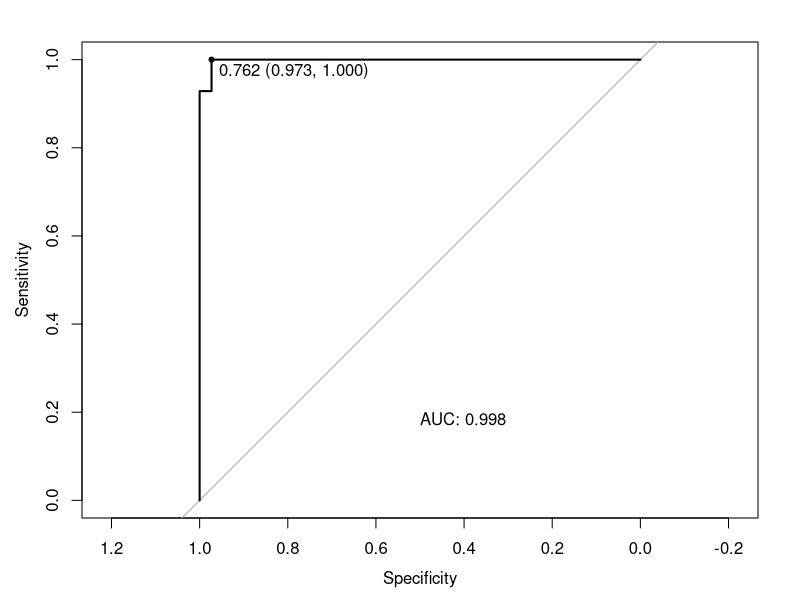

Here is the R script that generated this plot:
# TODO: remove this from here, it will be present earlier in the markdown
library(MASS)
library(caret)
noncat_dataset <- read.csv("DataAssign2.csv")
# TODO: exclude useless columns
cat_dataset <- dummyVars("~ . - V7 - V3 - V4", data=noncat_dataset)
dataset <- data.frame(predict(cat_dataset, noncat_dataset))

set.seed(965)
train_indices <- sample(1:nrow(dataset), nrow(dataset) * 0.75)
train_data_X <- dataset[train_indices, ]
test_data_X <- dataset[-train_indices, ]
train_data_Y <- noncat_dataset$V7[train_indices]
test_data_Y <- noncat_dataset$V7[-train_indices]


# fit an lda model imported from `MASS` on the training data we split earlier
lda.fit <- lda(train_data_Y ~ ., data=train_data_X)
print(lda.fit)

# we can now use the model to predict on our test data
lda.preds <- predict(lda.fit, test_data_X)

# let's create a confusion matrix to discuss our model's performance
lda.classes <- lda.preds$class

actual <- test_data_Y

confusion_matrix <- table(lda.classes, actual)
print(confusion_matrix)

true_negative <- confusion_matrix[1]
false_positive <- confusion_matrix[2]
false_negative <- confusion_matrix[3]
true_positive <- confusion_matrix[4]

accuracy <- (true_positive + true_negative) / (sum(confusion_matrix))
accuracy

precision <- true_positive / (true_positive + false_positive)
precision

recall <- true_positive / (true_positive + false_negative)
recall

f1_score <- 2 * ((precision * recall) / (precision + recall))
f1_score

# ROC CURVE
library(pROC)
roc_obj <- roc(response=test_data_Y, predictor=lda.preds$posterior[,2])
# TODO: tune `print.auc.y`
plot(roc_obj, print.auc = TRUE, print.thres = TRUE, print.auc.y = 0.2)

